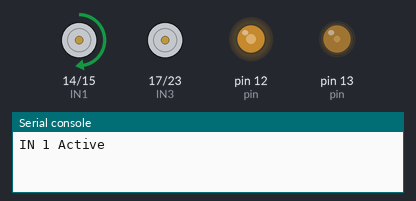
Recording of a program running on a simulated MicroPython board. On the bench: motor-driver pin pairs drawn as motors (green arrow = first pin HIGH = forward, orange = second pin HIGH = backward, longer = more drive, scaled by the enable pin), output pins drawn as LEDs (lit = HIGH), the last lines printed to the serial console.

Above: at 1.0 s.
At 5.0 s:
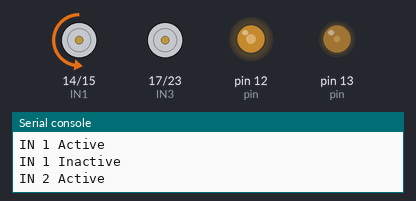
At 9.0 s:
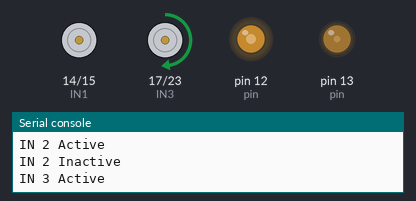
At 19.0 s:
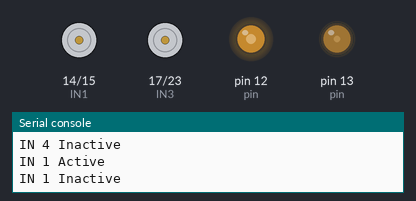
Timing chart, 0 to 20.8 s (numbered marks = the images above):
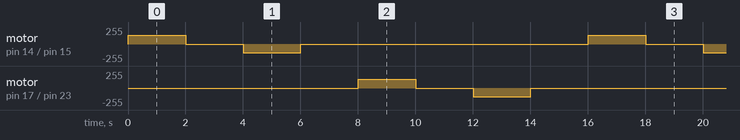

Measured:
- by itself, motor on pin 14 (IN1) / pin 15 (IN2), motor on pin 17 (IN3) / pin 23 (IN4): repeats every 16.0 s: stopped 2.0 s, backward 128/255 2.0 s, stopped 10.0 s, forward 128/255 2.0 s

The program:

L298N_driver.py
```python
#Created: 02/16/2017
# - Joseph Fuentes
# - jafuentes3594@yahoo.com
#Microcontroller: LoPy with pyco expansion board
#Motor Driver: L298N Duel Motor Driver.

#This Code was created for controlling motors w/o encoders using duel motor drivers

from machine import PWM
from machine import Pin
import time

#################Pin Set up for motor functions##############################

IN1 = Pin('G14', mode=Pin.OUT) #LoPy Pin 14 to IN1 of L298N
IN2 = Pin('G15', mode=Pin.OUT)#LoPy Pin 15 to IN2 of L298N
IN3 = Pin('G17', mode=Pin.OUT) #LoPy Pin 17 to IN1 of L298N
IN4 = Pin('G23', mode=Pin.OUT)#LoPy Pin 23 to IN2 of L298N

################Set Up of timer ENA for speed and funtion for IN1,IN2 ##########################
ENA = PWM(0, frequency=50000)  # use PWM timer 0, with a frequency of 50KHz
EN_A = ENA.channel(0, pin='G12', duty_cycle=0.5) #LoPy Pin 12  to ENA of L298N Default duty cycle 0.5 on channel 0

################Set Up of timer ENB for speed and funtion for IN3,IN4 ##########################
ENB = PWM(1, frequency=50000)  # use PWM timer 1, with a frequency of 50KHz
EN_B = ENB.channel(1, pin='G13', duty_cycle=0.5) #LoPy Pin 13  to ENA of L298N Default duty cycle 0.5 on channel 1

#######################Entering Speed of Motor####################
EN_A_speed= 0.5 #Edit this Value for Speed adjustment 0<=speed<1
EN_A.duty_cycle(EN_A_speed) # change the duty cycle to 30%
EN_B_speed= 0.2 #Edit this Value for Speed adjustment 0<=speed<1
EN_B.duty_cycle(EN_B_speed) # change the duty cycle to 30%

########################Teting 'IN' Sequence#####################
while (True):
    IN1(True)
    print('IN 1 Active')
    time.sleep(2)
    IN1(False)
    print('IN 1 Inactive')
    time.sleep(2)
    IN2(True)
    print('IN 2 Active')
    time.sleep(2)
    IN2(False)
    print('IN 2 Inactive')
    time.sleep(2)
    IN3(True)
    print('IN 3 Active')
    time.sleep(2)
    IN3(False)
    print('IN 3 Inactive')
    time.sleep(2)
    IN4(True)
    print('IN 4 Active')
    time.sleep(2)
    IN4(False)
    print('IN 4 Inactive')
    time.sleep(2)
```
